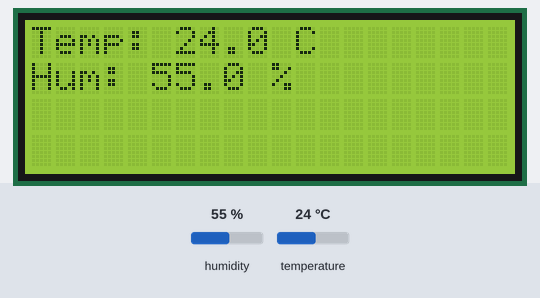
Bench run of a program on a simulated ESP32 board running MicroPython. Shown: 20×4 character LCD. The inputs (shaded band) are chosen by the test bench; at power-on: humidity 55 %, temperature 24 °C. WiFi joins after 1.5 s; no MQTT or app messages arrive unless stated; library files of the repository ran but are not shown: i2c_lcd.py; what the program prints to the serial console is not drawn.

Above: at 3.3 s.
3.4 s: humidity set to 22 %
At 7.6 s:
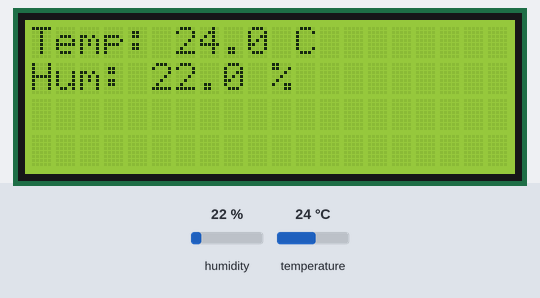
13.7 s: temperature set to 12 °C
At 18.0 s:
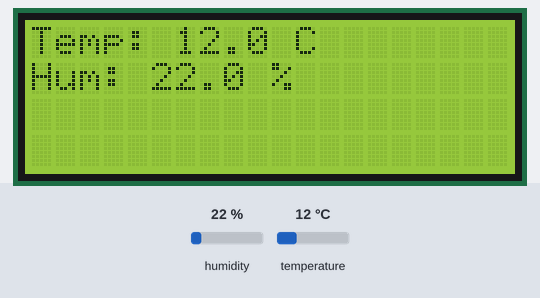
23.9 s: humidity set to 40 %
At 28.4 s:
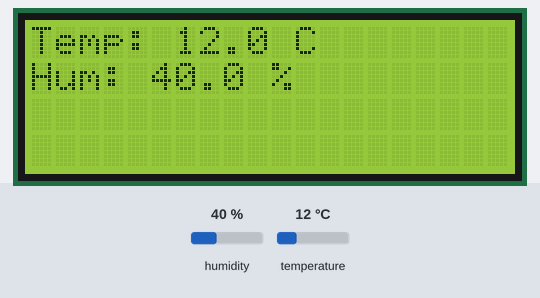
34.0 s: temperature set to 19 °C
Timing chart, 0 to 37.0 s (numbered marks = the images above; inputs shaded):
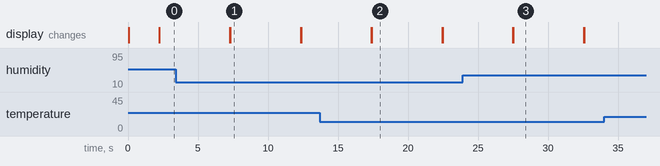

The program:

dht_mqtt_lcd.py
```python
import network
import time
import dht
import machine
import ujson
from umqtt.simple import MQTTClient
from i2c_lcd import I2cLcd

# WiFi credentials
SSID = "PORTABLE-PI"
PASSWORD = "180294mario"

# MQTT server details
MQTT_SERVER = "10.9.141.1"
MQTT_TOPIC = "/home/test"

# I2C LCD configuration
I2C_ADDR = 0x3F
I2C_SCL = 22
I2C_SDA = 21
LCD_ROWS = 4
LCD_COLS = 20

# DHT22 sensor pin
DHT_PIN = 4

# Connect to WiFi
def connect_to_wifi():
    wlan = network.WLAN(network.STA_IF)
    wlan.active(True)
    wlan.connect(SSID, PASSWORD)
    while not wlan.isconnected():
        print("Connecting to WiFi...")
        time.sleep(1)
    print("Connected to WiFi:", wlan.ifconfig())

# Initialize DHT22 sensor
dht_sensor = dht.DHT22(machine.Pin(DHT_PIN))

# Initialize I2C and LCD
i2c = machine.I2C(scl=machine.Pin(I2C_SCL), sda=machine.Pin(I2C_SDA))
lcd = I2cLcd(i2c, I2C_ADDR, LCD_ROWS, LCD_COLS)

# Connect to WiFi
connect_to_wifi()

# Initialize MQTT client
client = MQTTClient("esp32", MQTT_SERVER)
client.connect()

while True:
    try:
        # Read DHT22 sensor values
        dht_sensor.measure()
        temperature = dht_sensor.temperature()
        humidity = dht_sensor.humidity()

        # Create JSON payload
        payload = ujson.dumps({"temp": temperature, "hum": humidity})

        # Publish to MQTT
        client.publish(MQTT_TOPIC, payload)

        # Display on LCD
        lcd.clear()
        lcd.putstr("Temp: {:.1f} C".format(temperature))
        lcd.move_to(0, 1)
        lcd.putstr("Hum: {:.1f} %".format(humidity))

        # Print to console
        print("Published:", payload)

        # Wait before next reading
        time.sleep(5)

    except Exception as e:
        print("Error:", e)
        time.sleep(5)
```

Measured:
- after the input at 3.4 s, the display: first differs from a run without the input after 3.9 s (image 1)
- after the input at 13.7 s, the display: first differs from a run without the input after 3.7 s (image 2)
- after the input at 23.9 s, the display: first differs from a run without the input after 3.6 s (image 3)
- what the display in image 1 shows lasts 5.0 s, from 7.3 s to 12.3 s
